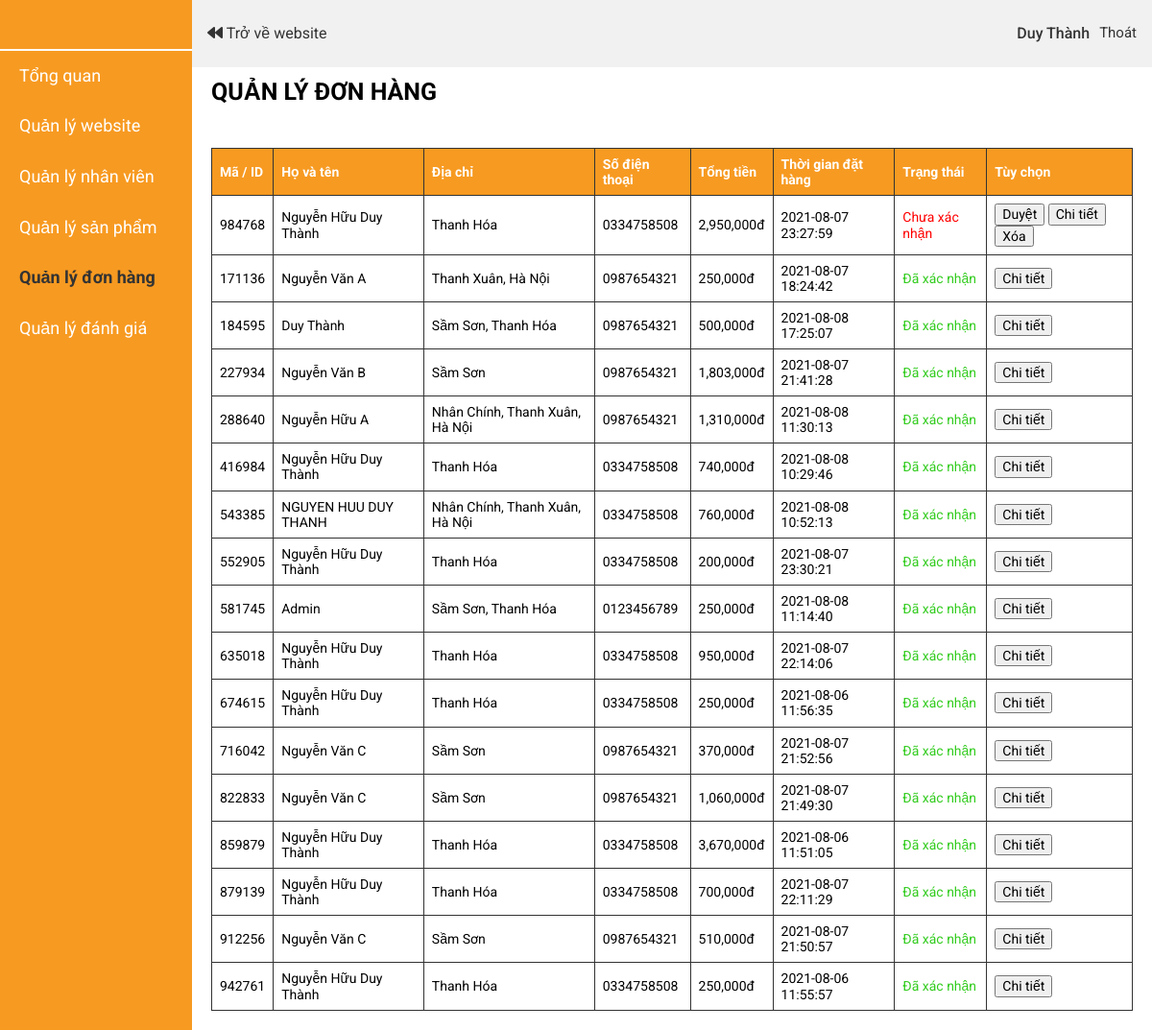
/?controller=quanlydonhang (signed in), run on an earlier commit of the app's database.
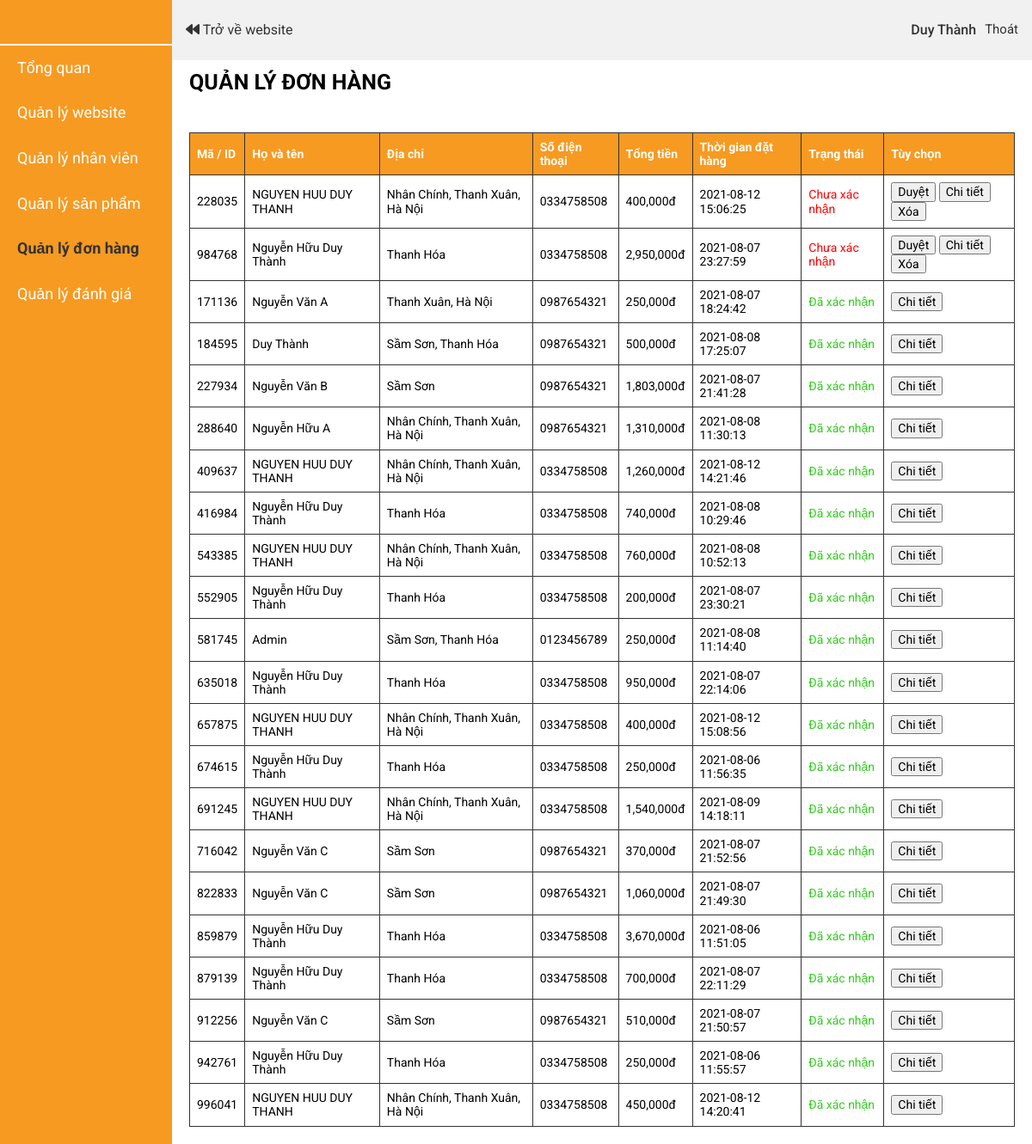
And on a later commit of the database.
### tables this page shows
CREATE TABLE `user_order` (
  `id` int(11) NOT NULL,
  `fullname` varchar(100) DEFAULT NULL,
  `address` varchar(200) DEFAULT NULL,
  `email` varchar(100) DEFAULT NULL,
  `phone` varchar(20) DEFAULT NULL,
  `amount` int(11) DEFAULT NULL,
  `status` int(11) DEFAULT NULL,
  `time_order` datetime DEFAULT NULL,
  `time_delivered` datetime DEFAULT NULL,
  `user_id` int(11) DEFAULT NULL
);

### Controller/C-quanlydonhang.php (called while the page is built, shortened)
<?php
    $order_not_confirm = $database->get('user_order',array('status'=>0));
    $order_confirmed = $database->get('user_order',array('status'=>1));
    require_once './View/V-quanlydonhang.php';
?>

### Model/M-database.php (called while the page is built, shortened)
<?php
    class database{
        protected $conn= null;
        protected $host='localhost';
        protected $user='root';
        protected $pass='';
        protected $dbname='fashiongenz';
        public function connect(){
             $this->conn = new mysqli($this->host,$this->user,$this->pass,$this->dbname);
        }
        public function get($table,$condition=array()){
          $sql= "SELECT * FROM $table ";
          if(!empty($condition)){
               $sql.="WHERE";
               foreach ($condition as $key => $value){
                    $sql.= " $key = '$value' AND";
               }
               $sql= trim($sql,"AND");
          }
          $query = mysqli_query($this->conn, $sql);
          $result=array();
          if ($query){
               while ($row= mysqli_fetch_assoc($query)){
                    $result[]=$row;
               }
          }
          return $result;
     }
    }
?>

### View/V-quanlydonhang.php (the view, shortened to what the changed rows need)
<!DOCTYPE html>
<html lang="en">
<head>
    <link rel="stylesheet" href="./Assets/Css/grid.css">
    <link rel="stylesheet" href="./Assets/Css/responsive.css">
    <link rel="stylesheet" href="./Assets/Css/base.css">
    <link rel="stylesheet" href="./Assets/Css/main.css">
    <link rel="stylesheet" href="https://cdnjs.cloudflare.com/ajax/libs/rateYo/2.3.2/jquery.rateyo.min.css">
    <link rel="stylesheet" href="https://cdnjs.cloudflare.com/ajax/libs/normalize/8.0.1/normalize.min.css" />
    <link rel="stylesheet" href="./Assets/Fonts/fontawesome-free-5.15.3-web/css/all.min.css">
</head>
<body>
    <div class="grid">
        <div class="row no-gutters">
            <div class="col l-10 m-12 c-12">
                <div class="admin-content">
                    <div class="row no-gutters">
                        <div class="col l-12 m-12 c-12">
                            <h3 class="admin-content__heading">Quản lý đơn hàng</h3><br>
                            <div class="admin__product">
                                <table class="admin__product-table">
                                    <thead>
                                        <tr>
                                            <th class="admin__product-table-th">Mã / ID</th>
                                            <th class="admin__product-table-th">Họ và tên</th>
                                            <th class="admin__product-table-th">Địa chỉ</th>
                                            <th class="admin__product-table-th">Số điện thoại</th>
                                            <th class="admin__product-table-th">Tổng tiền</th>
                                            <th class="admin__product-table-th">Thời gian đặt hàng</th>
                                            <th class="admin__product-table-th">Trạng thái</th>
                                            <th class="admin__product-table-th">Tùy chọn</th>
                                        </tr>
                                    </thead>
                                    <tbody>
                                        <?php foreach($order_not_confirm as $key => $value){ ?>
                                        <tr>
                                            <td class="admin__product-table-td"><?php echo $value['id'] ?></td>
                                            <td class="admin__product-table-td"><?php echo $value['fullname']?></td>
                                            <td class="admin__product-table-td"><?php echo $value['address']?></td>
                                            <td class="admin__product-table-td"><?php echo $value['phone']?></td>
                                            <td class="admin__product-table-td"><?php echo number_format($value['amount']) ?>đ</td>
                                            <td class="admin__product-table-td"><?php echo $value['time_order']?></td>
                                            <td class="admin__product-table-td" style="color: red">Chưa xác nhận</td>
                                            <td class="admin__product-table-td">
                                                <input onclick="window.location ='?controller=xulidonhang&id=<?php echo $value['id']; ?>'" type="button" class="btn-option" value="Duyệt">
                                                <input onclick="window.location ='?controller=quanlydonhangchitiet&id=<?php echo $value['id']; ?>'" type="button" class="btn-option" value="Chi tiết">
                                                <input onclick="window.location ='?controller=xoadonhang&id=<?php echo $value['id']; ?>'" type="button" class="btn-option" value="Xóa">
                                            </td>
                                        </tr>
                                        <?php } ?>
                                        <?php foreach($order_confirmed as $key => $value){ ?>
                                        <tr>
                                            <td class="admin__product-table-td"><?php echo $value['id'] ?></td>
                                            <td class="admin__product-table-td"><?php echo $value['fullname']?></td>
                                            <td class="admin__product-table-td"><?php echo $value['address']?></td>
                                            <td class="admin__product-table-td"><?php echo $value['phone']?></td>
                                            <td class="admin__product-table-td"><?php echo number_format($value['amount']) ?>đ</td>
                                            <td class="admin__product-table-td"><?php echo $value['time_order']?></td>
                                            <td class="admin__product-table-td" style="color: #33CC1F">Đã xác nhận</td>
                                            <td class="admin__product-table-td">
                                                <input onclick="window.location ='?controller=quanlydonhangchitiet&id=<?php echo $value['id']; ?>'" type="button" class="btn-option" value="Chi tiết">
                                            </td>
                                        </tr>
                                        <?php } ?>
                                    </tbody>
                                </table>
                            </div>
                        </div>
                    </div>
                </div>
            </div>
        </div>
    </div>
</body>
</html>

What changed in the data, as far as the page shows it:
added user_order: id "228035", fullname "NGUYEN HUU DUY THANH", address "Nhân Chính, Thanh Xuân, Hà Nội", phone "0334758508", amount "400,000", time_order "2021-08-12 15:06:25", shown under "QUẢN LÝ ĐƠN HÀNG"
added user_order: id "409637", fullname "NGUYEN HUU DUY THANH", address "Nhân Chính, Thanh Xuân, Hà Nội", phone "0334758508", amount "1,260,000", time_order "2021-08-12 14:21:46"
added user_order: id "657875", fullname "NGUYEN HUU DUY THANH", address "Nhân Chính, Thanh Xuân, Hà Nội", phone "0334758508", amount "400,000", time_order "2021-08-12 15:08:56"
added user_order: id "691245", fullname "NGUYEN HUU DUY THANH", address "Nhân Chính, Thanh Xuân, Hà Nội", phone "0334758508", amount "1,540,000", time_order "2021-08-09 14:18:11"
added user_order: id "996041", fullname "NGUYEN HUU DUY THANH", address "Nhân Chính, Thanh Xuân, Hà Nội", phone "0334758508", amount "450,000", time_order "2021-08-12 14:20:41"
